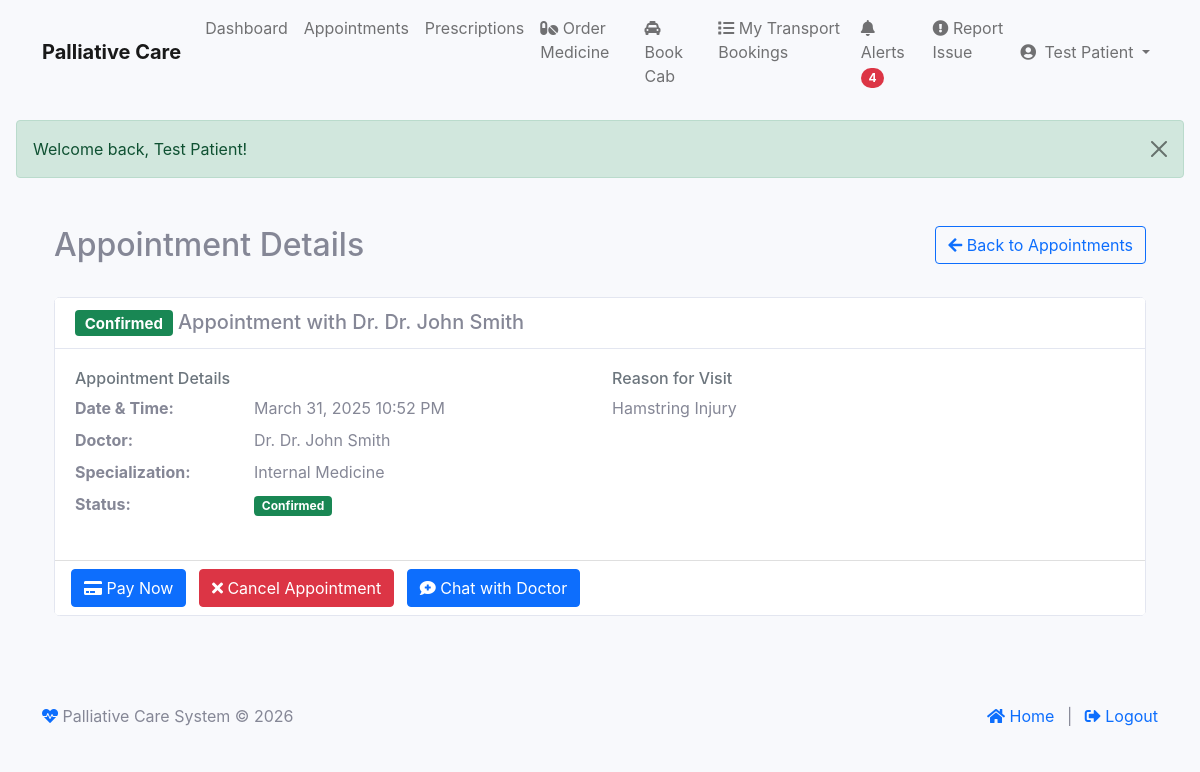
/index.php?module=patient&action=view_appointment&id=2 (signed in), run on the app's committed database.
### tables this page shows
CREATE TABLE IF NOT EXISTS `appointments` (
  `id` int NOT NULL AUTO_INCREMENT,
  `patient_id` int NOT NULL,
  `doctor_id` int NOT NULL,
  `appointment_date` datetime NOT NULL,
  `reason` text,
  `status` enum('pending','confirmed','cancelled','completed') DEFAULT 'pending',
  `notes` text,
  `created_at` timestamp NULL DEFAULT CURRENT_TIMESTAMP,
  `updated_at` timestamp NULL DEFAULT CURRENT_TIMESTAMP ON UPDATE CURRENT_TIMESTAMP,
  `payment_status` enum('pending','paid','failed','refunded') DEFAULT 'pending',
  `reminder_sent` tinyint(1) DEFAULT '0',
  `reminder_sent_at` datetime DEFAULT NULL,
  PRIMARY KEY (`id`),
  KEY `patient_id` (`patient_id`),
  KEY `doctor_id` (`doctor_id`),
  KEY `idx_appointment_date` (`appointment_date`)
);

CREATE TABLE IF NOT EXISTS `doctors` (
  `id` int NOT NULL AUTO_INCREMENT,
  `user_id` int NOT NULL,
  `name` varchar(255) NOT NULL,
  `email` varchar(255) NOT NULL,
  `phone` varchar(20) DEFAULT NULL,
  `specialization` varchar(255) DEFAULT NULL,
  `qualification` varchar(255) DEFAULT NULL,
  `experience_years` int DEFAULT NULL,
  `license_number` varchar(50) DEFAULT NULL,
  `availability_status` enum('available','unavailable') DEFAULT 'available',
  `consultation_fee` decimal(10,2) DEFAULT NULL,
  `created_at` timestamp NULL DEFAULT CURRENT_TIMESTAMP,
  `updated_at` timestamp NULL DEFAULT CURRENT_TIMESTAMP ON UPDATE CURRENT_TIMESTAMP,
  `profile_image` varchar(255) DEFAULT NULL,
  `hospital_id` int DEFAULT NULL,
  PRIMARY KEY (`id`),
  UNIQUE KEY `user_id` (`user_id`),
  UNIQUE KEY `email` (`email`),
  UNIQUE KEY `license_number` (`license_number`),
  KEY `hospital_id` (`hospital_id`)
);

### modules/patient/controller.php (called while the page is built, shortened)
<?php
class PatientController extends BaseController {
    protected $patient;
    public function __construct() {
        try {
            $stmt = $this->db->prepare("SELECT * FROM patients WHERE user_id = ?");
            $stmt->execute([$_SESSION['user_id']]);
            $patient = $stmt->fetch(PDO::FETCH_ASSOC);
            $this->patient = $patient;
        } catch (PDOException $e) {
            error_log("Error in PatientController constructor: " . $e->getMessage());
            session_destroy();
            $_SESSION['error'] = "An error occurred. Please try again later.";
            header("Location: " . SITE_URL . "index.php?module=auth&action=login&type=patient");
            exit;
        }
    }
    public function view_appointment() {
        try {
            $appointment_id = filter_input(INPUT_GET, 'id', FILTER_SANITIZE_NUMBER_INT);
            $stmt = $this->db->prepare("
                SELECT a.*, d.name as doctor_name, d.specialization, d.id as doctor_id
                FROM appointments a
                JOIN doctors d ON a.doctor_id = d.id
                WHERE a.id = ? AND a.patient_id = ?
            ");
            $stmt->execute([$appointment_id, $this->patient['id']]);
            $appointment = $stmt->fetch(PDO::FETCH_ASSOC);
            if ($appointment['status'] === 'confirmed') {
                $stmt = $this->db->prepare("
                    SELECT COUNT(*) as unread_count
                    FROM chat_messages
                    WHERE appointment_id = ?
                    AND sender_type = 'doctor'
                    AND is_read = 0
                ");
                $stmt->execute([$appointment_id]);
                $result = $stmt->fetch(PDO::FETCH_ASSOC);
                $appointment['unread_count'] = $result['unread_count'] ?? 0;
            } else {
                $appointment['unread_count'] = 0;
            }
            include __DIR__ . '/views/view_appointment.php';
        } catch (Exception $e) {
            $this->logError("Error viewing appointment: " . $e->getMessage());
            $this->setFlash('error', 'An error occurred: ' . $e->getMessage());
            $this->redirect('index.php?module=patient&action=appointments');
        }
    }
}

### modules/base_controller.php (called while the page is built, shortened)
<?php
class BaseController {
    public function __construct() {
        require_once __DIR__ . '/../classes/Database.php';
        $this->db = Database::getInstance();
    }
}

### classes/Database.php (called while the page is built, shortened)
<?php
class Database {
    private static $instance = null;
    private function __construct() {
        try {
            $dsn = "mysql:host=" . DB_HOST . ";dbname=" . DB_NAME . ";charset=utf8mb4";
            $options = [
                PDO::ATTR_ERRMODE => PDO::ERRMODE_EXCEPTION,
                PDO::ATTR_DEFAULT_FETCH_MODE => PDO::FETCH_ASSOC,
                PDO::ATTR_EMULATE_PREPARES => false,
                PDO::MYSQL_ATTR_INIT_COMMAND => "SET NAMES utf8mb4 COLLATE utf8mb4_unicode_ci"
            ];
            $this->connection = new PDO($dsn, DB_USER, DB_PASS, $options);
        } catch (PDOException $e) {
            error_log("Database connection error: " . $e->getMessage());
            throw new Exception("Could not connect to the database. Please try again later.");
        }
    }
    public static function getInstance() {
        if (self::$instance === null) {
            self::$instance = new self();
        }
        return self::$instance->connection;
    }
}

### modules/patient/views/view_appointment.php (the view, shortened to what this page needs)
<?php
require_once __DIR__ . '/../../../views/includes/header.php';
?>
<div class="container py-4">
    <div class="row mb-4">
        <div class="col-md-8">
            <h2>Appointment Details</h2>
        </div>
        <div class="col-md-4 text-end">
            <a href="index.php?module=patient&action=appointments" class="btn btn-outline-primary">
                <i class="fas fa-arrow-left"></i> Back to Appointments
            </a>
        </div>
    </div>
    <div class="card">
        <div class="card-header bg-white">
            <h5 class="mb-0">
                <span class="badge bg-<?php
                    echo match($appointment['status']) {
                        'confirmed' => 'success',
                        'pending' => 'warning',
                        'cancelled' => 'danger',
                        'completed' => 'info',
                        default => 'secondary'
                    };
                ?>">
                    <?php echo ucfirst($appointment['status']); ?>
                </span>
                Appointment with Dr. <?php echo htmlspecialchars($appointment['doctor_name']); ?>
            </h5>
        </div>
        <div class="card-body">
            <div class="row">
                <div class="col-md-6">
                    <h6 class="text-muted">Appointment Details</h6>
                    <dl class="row">
                        <dt class="col-sm-4">Date & Time:</dt>
                        <dd class="col-sm-8"><?php echo date('F j, Y g:i A', strtotime($appointment['appointment_date'])); ?></dd>
                        <dt class="col-sm-4">Doctor:</dt>
                        <dd class="col-sm-8">Dr. <?php echo htmlspecialchars($appointment['doctor_name']); ?></dd>
                        <dt class="col-sm-4">Specialization:</dt>
                        <dd class="col-sm-8"><?php echo htmlspecialchars($appointment['specialization']); ?></dd>
                        <dt class="col-sm-4">Status:</dt>
                        <dd class="col-sm-8">
                            <span class="badge bg-<?php
                                echo match($appointment['status']) {
                                    'confirmed' => 'success',
                                    'pending' => 'warning',
                                    'cancelled' => 'danger',
                                    'completed' => 'info',
                                    default => 'secondary'
                                };
                            ?>">
                                <?php echo ucfirst($appointment['status']); ?>
                            </span>
                        </dd>
                    </dl>
                </div>
                <div class="col-md-6">
                    <h6 class="text-muted">Reason for Visit</h6>
                    <p><?php echo htmlspecialchars($appointment['reason']); ?></p>
                </div>
            </div>
        </div>
        <div class="card-footer bg-white">
            <?php if ($appointment['status'] !== 'cancelled' && $appointment['status'] !== 'completed'): ?>
                <?php if (isset($appointment['payment_status']) && $appointment['payment_status'] == 'pending'): ?>
                    <a href="index.php?module=patient&action=payment&type=appointment&id=<?php echo $appointment['id']; ?>"
                       class="btn btn-primary me-2">
                        <i class="fas fa-credit-card"></i> Pay Now
                    </a>
                <?php endif; ?>
                <a href="index.php?module=patient&action=cancel_appointment&id=<?php echo $appointment['id']; ?>"
                   class="btn btn-danger"
                   onclick="return confirm('Are you sure you want to cancel this appointment?');">
                    <i class="fas fa-times"></i> Cancel Appointment
                </a>
                <?php if ($appointment['status'] === 'confirmed'): ?>
                    <a href="index.php?module=patient&action=chat_with_doctor&appointment_id=<?php echo $appointment['id']; ?>"
                       class="btn btn-primary ms-2">
                        <i class="fas fa-comment-medical"></i> Chat with Doctor
                    </a>
                <?php endif; ?>
            <?php endif; ?>
        </div>
    </div>
</div>
<?php require_once __DIR__ . '/../../../views/includes/footer.php'; ?>

### assets/css/patient.css (style rules this page uses)
body { background-color: #f8f9fc !important; }

### views/includes/header.php (style rules this page uses)
.card { transition: transform 0.2s; }

### data on the page
appointments: status "Confirmed", doctor.name "Dr. John Smith", appointment_date "March 31, 2025 10:52 PM", doctor.specialization "Internal Medicine", reason "Hamstring Injury"

### other printed values
$unread_count "4"
$_SESSION['name'] "Test Patient"
$_SESSION['success'] "Welcome back, Test Patient!"
